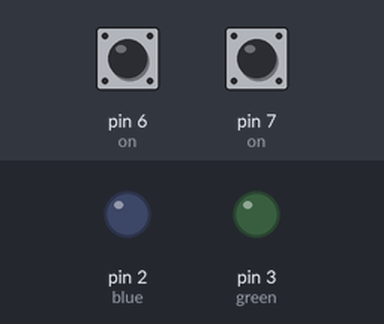
The sketch below on a simulated Arduino Uno, built with avr-gcc and run on an emulated ATmega328P. On the bench: output pins drawn as LEDs (lit = HIGH). Inputs (shaded band) come from the test bench; at power-on: pin 6 (on) HIGH, pin 7 (on) HIGH.

Above: at 1.2 s.
1.3 s: pin 6 (on) pulled LOW for 0.15 s
At 1.37 s:
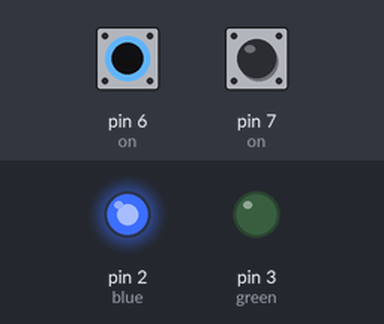
2.9 s: pin 7 (on) pulled LOW for 0.15 s
At 2.97 s:
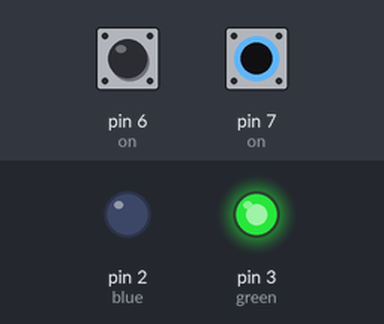
4.5 s: pin 7 (on) pulled LOW for 3.2 s
At 8.9 s:
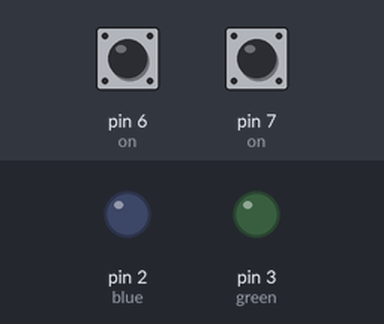
9.2 s: pin 6 (on) pulled LOW for 3.2 s
At 10.1 s:
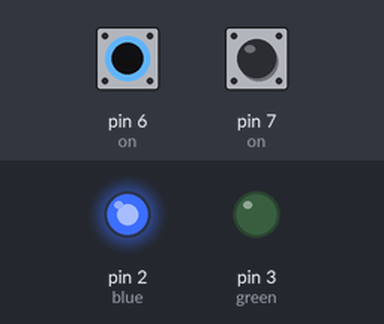
13.9 s: pin 6 (on) driven LOW and pin 7 (on) driven LOW
At 14.9 s:
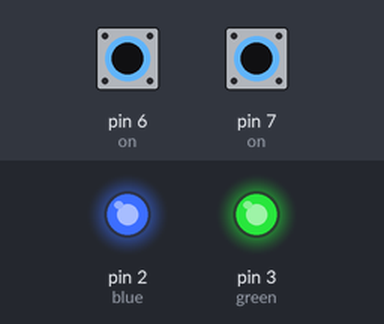
Timing chart, 0 to 16.4 s (numbered marks = the images above; inputs shaded):
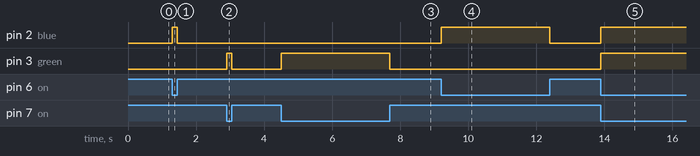

Measured:
- after the input at 1.3 s, pin 2 (blue): LOW → HIGH at once, → LOW 0.15 s later
- after the input at 2.9 s, pin 3 (green): LOW → HIGH at once, → LOW 0.15 s later
- after the input at 4.5 s, pin 3 (green): LOW → HIGH at once, → LOW 3.2 s later
- after the input at 9.2 s, pin 2 (blue): LOW → HIGH at once, → LOW 3.2 s later
- after the input at 13.9 s, pin 2 (blue), pin 3 (green): LOW → HIGH at once

The sketch:

onoff2light.ino
```cpp
void setup() {
  // put your setup code here, to run once:
pinMode(2, OUTPUT); //blue
pinMode(3, OUTPUT); //green
pinMode(6, INPUT_PULLUP); //on&off button blue
pinMode(7, INPUT_PULLUP); //on&off green
}

void loop() {
  // put your main code here, to run repeatedly:

if( digitalRead(6) == LOW )
{
  digitalWrite(2, HIGH);
}
else
{
  digitalWrite(2, LOW);
}

if( digitalRead(7) == LOW )
{
  digitalWrite(3, HIGH);
}
else
{
  digitalWrite(3, LOW);
}
}
```
